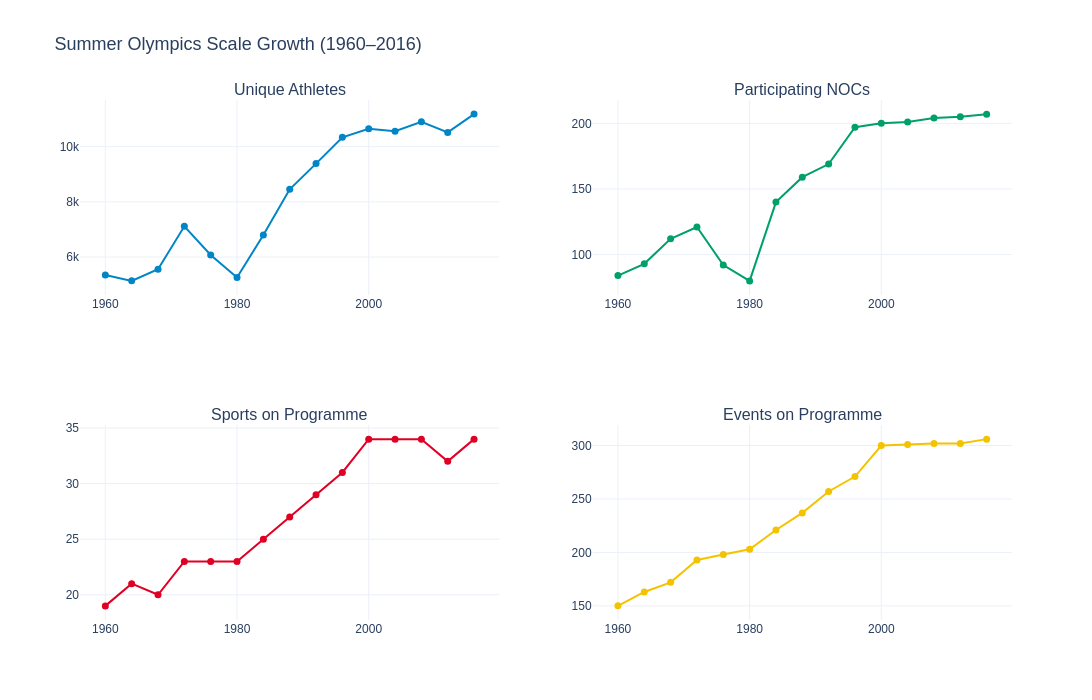

The cell this chart's notebook holds for it:
### Markdown cell above
## 3. Games Scale Growth — Athletes, NOCs, Events (from dataset)

### Code cell
modern_scale = games_scale[games_scale['Year'] >= 1960].copy()

fig = make_subplots(
    rows=2, cols=2,
    subplot_titles=[
        'Unique Athletes', 'Participating NOCs',
        'Sports on Programme', 'Events on Programme'
    ]
)

metrics = [
    ('Athletes', 1, 1, OLY['blue']),
    ('NOCs',     1, 2, OLY['green']),
    ('Sports',   2, 1, OLY['red']),
    ('Events',   2, 2, OLY['yellow'])
]

for col, row, c_col, color in metrics:
    fig.add_trace(
        go.Scatter(
            x=modern_scale['Year'], y=modern_scale[col],
            mode='lines+markers',
            name=col, line=dict(color=color, width=2),
            marker=dict(size=7),
            text=modern_scale['City'],
            hovertemplate='%{text} %{x}<br>' + col + ': %{y}<extra></extra>'
        ),
        row=row, col=c_col
    )

fig.update_layout(
    title='Summer Olympics Scale Growth (1960–2016)',
    template='plotly_white', font_family='Arial',
    title_font_size=18, height=700, width=1200,
    showlegend=False
)
fig.write_html(OUT_FIGS / 'city_subplots_gamesScale.html')
fig.show()
logger.info('Saved games scale chart.')

### Figure 1 — Plotly figure (JSON) as saved in the notebook; plotly's stock layout.template omitted (floating-point values rounded to 4 significant figures)
{"data": [{"hovertemplate": "%{text} %{x}<br>Athletes: %{y}<extra></extra>", "line": {"color": "#0085C7", "width": 2}, "marker": {"size": 7}, "mode": "lines+markers", "name": "Athletes", "text": ["Roma", "Tokyo", "Mexico City", "Munich", "Montreal", "Moskva", "Los Angeles", "Seoul", "Barcelona", "Atlanta", "Sydney", "Athina", "Beijing", "London", "Rio de Janeiro"], "type": "scatter", "x": [1960, 1964, 1968, 1972, 1976, 1980, 1984, 1988, 1992, 1996, 2000, 2004, 2008, 2012, 2016], "xaxis": "x", "y": [5352, 5137, 5558, 7114, 6073, 5259, 6798, 8454, 9386, 10339, 10647, 10557, 10899, 10517, 11179], "yaxis": "y"}, {"hovertemplate": "%{text} %{x}<br>NOCs: %{y}<extra></extra>", "line": {"color": "#009F6B", "width": 2}, "marker": {"size": 7}, "mode": "lines+markers", "name": "NOCs", "text": ["Roma", "Tokyo", "Mexico City", "Munich", "Montreal", "Moskva", "Los Angeles", "Seoul", "Barcelona", "Atlanta", "Sydney", "Athina", "Beijing", "London", "Rio de Janeiro"], "type": "scatter", "x": [1960, 1964, 1968, 1972, 1976, 1980, 1984, 1988, 1992, 1996, 2000, 2004, 2008, 2012, 2016], "xaxis": "x2", "y": [84, 93, 112, 121, 92, 80, 140, 159, 169, 197, 200, 201, 204, 205, 207], "yaxis": "y2"}, {"hovertemplate": "%{text} %{x}<br>Sports: %{y}<extra></extra>", "line": {"color": "#DF0024", "width": 2}, "marker": {"size": 7}, "mode": "lines+markers", "name": "Sports", "text": ["Roma", "Tokyo", "Mexico City", "Munich", "Montreal", "Moskva", "Los Angeles", "Seoul", "Barcelona", "Atlanta", "Sydney", "Athina", "Beijing", "London", "Rio de Janeiro"], "type": "scatter", "x": [1960, 1964, 1968, 1972, 1976, 1980, 1984, 1988, 1992, 1996, 2000, 2004, 2008, 2012, 2016], "xaxis": "x3", "y": [19, 21, 20, 23, 23, 23, 25, 27, 29, 31, 34, 34, 34, 32, 34], "yaxis": "y3"}, {"hovertemplate": "%{text} %{x}<br>Events: %{y}<extra></extra>", "line": {"color": "#F4C300", "width": 2}, "marker": {"size": 7}, "mode": "lines+markers", "name": "Events", "text": ["Roma", "Tokyo", "Mexico City", "Munich", "Montreal", "Moskva", "Los Angeles", "Seoul", "Barcelona", "Atlanta", "Sydney", "Athina", "Beijing", "London", "Rio de Janeiro"], "type": "scatter", "x": [1960, 1964, 1968, 1972, 1976, 1980, 1984, 1988, 1992, 1996, 2000, 2004, 2008, 2012, 2016], "xaxis": "x4", "y": [150, 163, 172, 193, 198, 203, 221, 237, 257, 271, 300, 301, 302, 302, 306], "yaxis": "y4"}], "layout": {"annotations": [{"font": {"size": 16}, "showarrow": false, "text": "Unique Athletes", "x": 0.225, "xanchor": "center", "xref": "paper", "y": 1.0, "yanchor": "bottom", "yref": "paper"}, {"font": {"size": 16}, "showarrow": false, "text": "Participating NOCs", "x": 0.775, "xanchor": "center", "xref": "paper", "y": 1.0, "yanchor": "bottom", "yref": "paper"}, {"font": {"size": 16}, "showarrow": false, "text": "Sports on Programme", "x": 0.225, "xanchor": "center", "xref": "paper", "y": 0.375, "yanchor": "bottom", "yref": "paper"}, {"font": {"size": 16}, "showarrow": false, "text": "Events on Programme", "x": 0.775, "xanchor": "center", "xref": "paper", "y": 0.375, "yanchor": "bottom", "yref": "paper"}], "font": {"family": "Arial"}, "height": 700, "showlegend": false, "title": {"font": {"size": 18}, "text": "Summer Olympics Scale Growth (1960–2016)"}, "width": 1200, "xaxis": {"anchor": "y", "domain": [0.0, 0.45]}, "xaxis2": {"anchor": "y2", "domain": [0.55, 1.0]}, "xaxis3": {"anchor": "y3", "domain": [0.0, 0.45]}, "xaxis4": {"anchor": "y4", "domain": [0.55, 1.0]}, "yaxis": {"anchor": "x", "domain": [0.625, 1.0]}, "yaxis2": {"anchor": "x2", "domain": [0.625, 1.0]}, "yaxis3": {"anchor": "x3", "domain": [0.0, 0.375]}, "yaxis4": {"anchor": "x4", "domain": [0.0, 0.375]}}}
